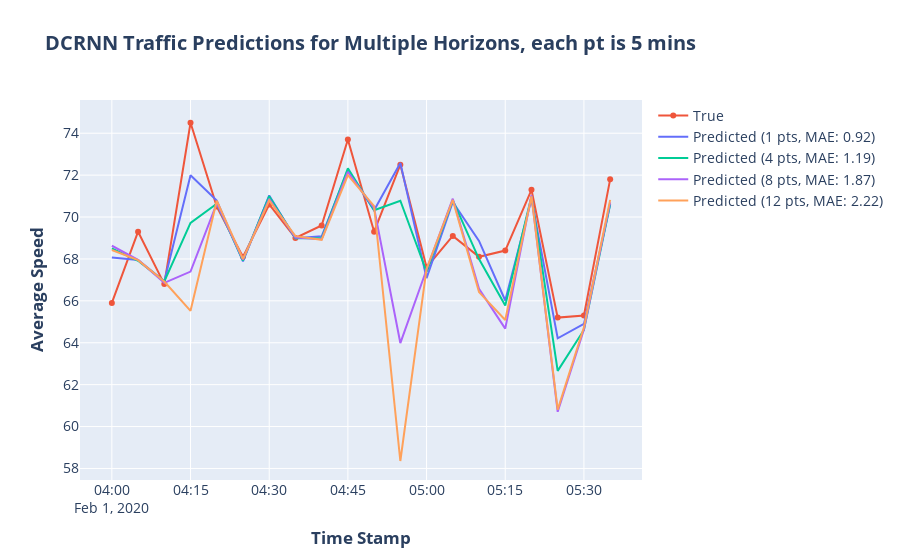

Notebook source saved alongside this figure:
### Code cell
%%time

import plotly.graph_objects as go
from datetime import datetime 

horizon = [1, 4, 8, 12]
station = '400001'
start_date = datetime.strptime('2020-02-01 4:00:00', '%Y-%m-%d %H:%M:%S')
end_date = datetime.strptime('2020-02-01 5:35:00', '%Y-%m-%d %H:%M:%S')

colors = ['#EF553B', '#636EFA', '#00CC96', '#AB63FA', '#FFA15A', 
          '#19D3F3', '#FF6692', '#B6E880', '#FF97FF', '#FECB52',
          '#2CA02C', '#8C564B', '#7F7F7F']

fig = go.Figure()
idx = 0
for h in horizon:
    
    df = data_dict[h][station]
    df_temp = df[(df.time>=start_date) & (df.time<=end_date)] 
        
    if idx==0:
        y_truth = df_temp.truth
        fig.add_trace(go.Scatter(x=df_temp.time, y=y_truth,
                                    mode='lines+markers',
                                    name='True',
                                    line=dict(
                                        color=colors[idx])
                                )
                     )
        idx+=1
        
    y_pred = df_temp.pred
    mae_error = masked_mae_loss(torch.tensor(y_pred.values), torch.tensor(y_truth.values))
    fig.add_trace(go.Scatter(x=df_temp.time, y=y_pred,
                                mode='lines',
                                name='Predicted ({} pts, MAE: {:.2f})'.format(h, mae_error),
                                line=dict(
                                    color=colors[idx])
                            )
                 )
    idx+=1
    
 
fig.update_layout(
    title='<b>DCRNN Traffic Predictions for Multiple Horizons, each pt is 5 mins</b>',
    xaxis_title='<b>Time Stamp</b>',
    yaxis_title='<b>Average Speed</b>',
#     legend_title="Legend Title",
    font=dict(
        size=14
    )
)

    
fig.show()

### Figure 1 — Plotly figure (JSON) as saved in the notebook; plotly's stock layout.template omitted (floating-point values rounded to 4 significant figures)
{"data": [{"line": {"color": "#EF553B"}, "mode": "lines+markers", "name": "True", "type": "scatter", "x": ["2020-02-01T04:00:00", "2020-02-01T04:05:00", "2020-02-01T04:10:00", "2020-02-01T04:15:00", "2020-02-01T04:20:00", "2020-02-01T04:25:00", "2020-02-01T04:30:00", "2020-02-01T04:35:00", "2020-02-01T04:40:00", "2020-02-01T04:45:00", "2020-02-01T04:50:00", "2020-02-01T04:55:00", "2020-02-01T05:00:00", "2020-02-01T05:05:00", "2020-02-01T05:10:00", "2020-02-01T05:15:00", "2020-02-01T05:20:00", "2020-02-01T05:25:00", "2020-02-01T05:30:00", "2020-02-01T05:35:00"], "y": [65.9, 69.3, 66.8, 74.5, 70.5, 68.1, 70.6, 69, 69.6, 73.7, 69.3, 72.5, 67.6, 69.1, 68.1, 68.4, 71.3, 65.2, 65.3, 71.8]}, {"line": {"color": "#636EFA"}, "mode": "lines", "name": "Predicted (1 pts, MAE: 0.92)", "type": "scatter", "x": ["2020-02-01T04:00:00", "2020-02-01T04:05:00", "2020-02-01T04:10:00", "2020-02-01T04:15:00", "2020-02-01T04:20:00", "2020-02-01T04:25:00", "2020-02-01T04:30:00", "2020-02-01T04:35:00", "2020-02-01T04:40:00", "2020-02-01T04:45:00", "2020-02-01T04:50:00", "2020-02-01T04:55:00", "2020-02-01T05:00:00", "2020-02-01T05:05:00", "2020-02-01T05:10:00", "2020-02-01T05:15:00", "2020-02-01T05:20:00", "2020-02-01T05:25:00", "2020-02-01T05:30:00", "2020-02-01T05:35:00"], "y": [68.06, 67.95, 66.93, 72.0, 70.79, 67.88, 71.03, 68.99, 69.08, 72.25, 70.32, 72.58, 67.08, 70.72, 68.86, 66.02, 70.85, 64.21, 64.9, 70.61]}, {"line": {"color": "#00CC96"}, "mode": "lines", "name": "Predicted (4 pts, MAE: 1.19)", "type": "scatter", "x": ["2020-02-01T04:00:00", "2020-02-01T04:05:00", "2020-02-01T04:10:00", "2020-02-01T04:15:00", "2020-02-01T04:20:00", "2020-02-01T04:25:00", "2020-02-01T04:30:00", "2020-02-01T04:35:00", "2020-02-01T04:40:00", "2020-02-01T04:45:00", "2020-02-01T04:50:00", "2020-02-01T04:55:00", "2020-02-01T05:00:00", "2020-02-01T05:05:00", "2020-02-01T05:10:00", "2020-02-01T05:15:00", "2020-02-01T05:20:00", "2020-02-01T05:25:00", "2020-02-01T05:30:00", "2020-02-01T05:35:00"], "y": [68.51, 67.91, 66.92, 69.72, 70.64, 67.93, 71.0, 68.99, 68.99, 72.32, 70.32, 70.78, 67.39, 70.8, 68.0, 65.77, 71.0, 62.66, 64.61, 70.6]}, {"line": {"color": "#AB63FA"}, "mode": "lines", "name": "Predicted (8 pts, MAE: 1.87)", "type": "scatter", "x": ["2020-02-01T04:00:00", "2020-02-01T04:05:00", "2020-02-01T04:10:00", "2020-02-01T04:15:00", "2020-02-01T04:20:00", "2020-02-01T04:25:00", "2020-02-01T04:30:00", "2020-02-01T04:35:00", "2020-02-01T04:40:00", "2020-02-01T04:45:00", "2020-02-01T04:50:00", "2020-02-01T04:55:00", "2020-02-01T05:00:00", "2020-02-01T05:05:00", "2020-02-01T05:10:00", "2020-02-01T05:15:00", "2020-02-01T05:20:00", "2020-02-01T05:25:00", "2020-02-01T05:30:00", "2020-02-01T05:35:00"], "y": [68.63, 67.96, 66.86, 67.4, 70.65, 67.96, 70.86, 69.02, 68.94, 72.15, 70.42, 63.99, 67.5, 70.88, 66.57, 64.67, 71.04, 60.71, 64.63, 70.7]}, {"line": {"color": "#FFA15A"}, "mode": "lines", "name": "Predicted (12 pts, MAE: 2.22)", "type": "scatter", "x": ["2020-02-01T04:00:00", "2020-02-01T04:05:00", "2020-02-01T04:10:00", "2020-02-01T04:15:00", "2020-02-01T04:20:00", "2020-02-01T04:25:00", "2020-02-01T04:30:00", "2020-02-01T04:35:00", "2020-02-01T04:40:00", "2020-02-01T04:45:00", "2020-02-01T04:50:00", "2020-02-01T04:55:00", "2020-02-01T05:00:00", "2020-02-01T05:05:00", "2020-02-01T05:10:00", "2020-02-01T05:15:00", "2020-02-01T05:20:00", "2020-02-01T05:25:00", "2020-02-01T05:30:00", "2020-02-01T05:35:00"], "y": [68.42, 67.94, 66.92, 65.52, 70.78, 67.99, 70.79, 69.09, 68.91, 72.0, 70.52, 58.36, 67.54, 70.82, 66.42, 65.09, 70.99, 60.81, 64.74, 70.82]}], "layout": {"font": {"size": 14}, "title": {"text": "<b>DCRNN Traffic Predictions for Multiple Horizons, each pt is 5 mins</b>"}, "xaxis": {"title": {"text": "<b>Time Stamp</b>"}}, "yaxis": {"title": {"text": "<b>Average Speed</b>"}}}}
